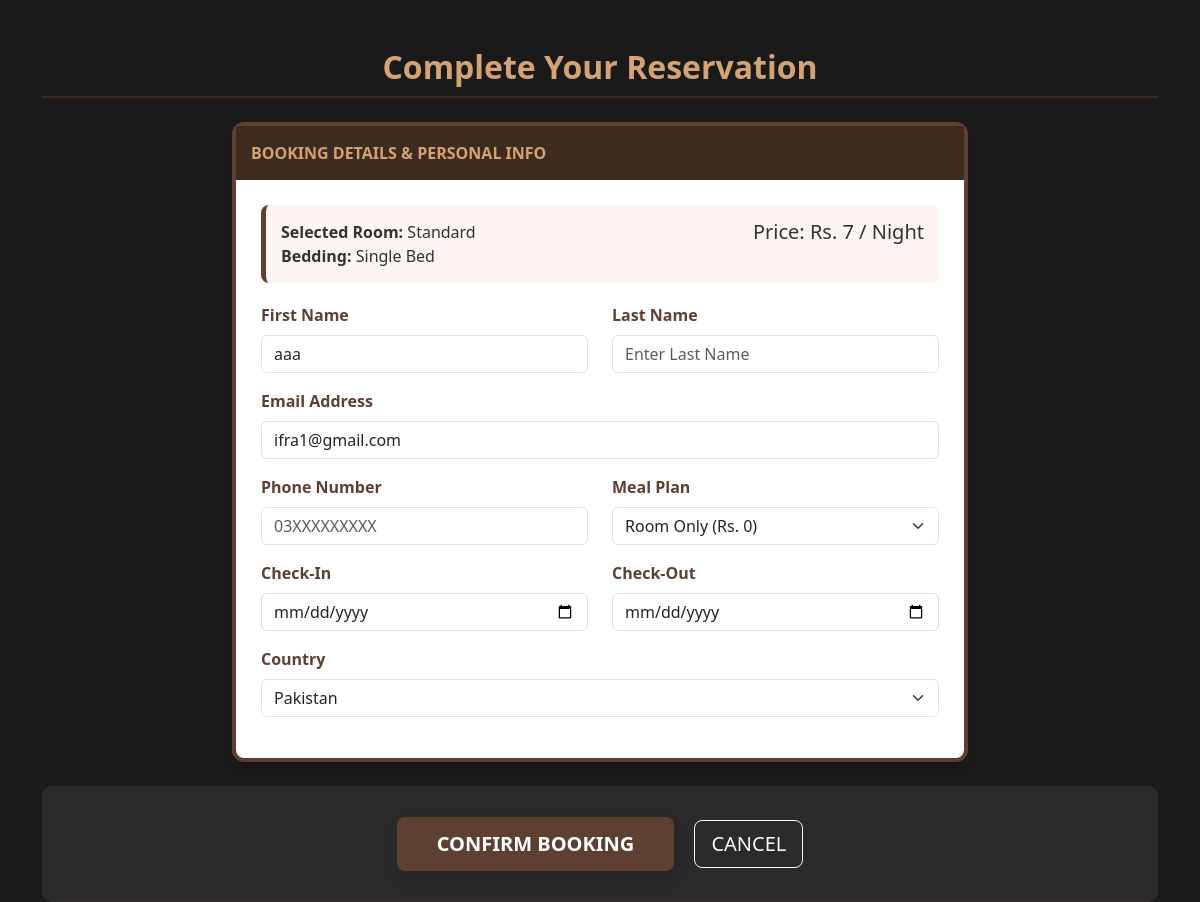
Screenshot of /reservation.php?room_id=9 (signed in) with the database file from the repository.
### tables this page shows
CREATE TABLE `rooms` (
  `id` int(11) NOT NULL,
  `room_number` varchar(50) NOT NULL,
  `room_type` varchar(50) NOT NULL,
  `bed_size` varchar(50) DEFAULT NULL,
  `price_per_night` decimal(10,2) NOT NULL,
  `status` enum('Available','Booked','Maintenance') DEFAULT 'Available',
  `description` text DEFAULT NULL
);

CREATE TABLE `users` (
  `id` int(11) NOT NULL,
  `fullname` varchar(100) NOT NULL,
  `email` varchar(100) NOT NULL,
  `password` varchar(255) NOT NULL,
  `role` varchar(20) DEFAULT 'guest',
  `created_at` timestamp NOT NULL DEFAULT current_timestamp()
);

### reservation.php (the view, shortened to what this page needs)
<?php
$con = mysqli_connect("localhost", "root", "", "hotel_db");
$login_user_id = $_SESSION['user_id'];
$user_res = mysqli_query($con, "SELECT * FROM users WHERE id = '$login_user_id'");
$user_data = mysqli_fetch_assoc($user_res);
$session_fname = $user_data['fullname'];
$session_email = $user_data['email'];
$r_id = isset($_GET['room_id']) ? $_GET['room_id'] : '';
$room_info = mysqli_query($con, "SELECT * FROM rooms WHERE id = '$r_id'");
$room_data = mysqli_fetch_assoc($room_info);
$room_price_per_night = $room_data['price_per_night'] ?? 0;
?>
<!DOCTYPE html>
<html lang="en">
<head>
    <link href="https://cdn.jsdelivr.net/npm/bootstrap@5.3.2/dist/css/bootstrap.min.css" rel="stylesheet">
</head>
<body>
<div class="container mt-5">
    <h2 class="page-header text-center mb-4">Complete Your Reservation</h2>
    <form method="post">
        <div class="row justify-content-center">
            <div class="col-md-8">
                <div class="panel shadow mb-4">
                    <div class="panel-heading">BOOKING DETAILS & PERSONAL INFO</div>
                    <div class="panel-body">
                        <div class="room-summary">
                            <div class="row">
                                <div class="col-sm-6">
                                    <strong>Selected Room:</strong> <?php echo $room_data['room_type']; ?> <br>
                                    <strong>Bedding:</strong> <?php echo $room_data['bed_size']; ?>
                                </div>
                                <div class="col-sm-6 text-sm-end">
                                    <h5 class="text-brown">Price: Rs. <?php echo number_format($room_price_per_night); ?> / Night</h5>
                                </div>
                            </div>
                        </div>
                        <div class="row">
                            <div class="col-md-6 mb-3">
                                <label class="form-label">First Name</label>
                                <input name="fname" class="form-control" value="<?php echo $session_fname; ?>" required>
                            </div>
                            <div class="col-md-6 mb-3">
                                <label class="form-label">Last Name</label>
                                <input name="lname" class="form-control" placeholder="Enter Last Name" required>
                            </div>
                        </div>
                        <div class="mb-3">
                            <label class="form-label">Email Address</label>
                            <input name="email" type="email" class="form-control" value="<?php echo $session_email; ?>" readonly>
                        </div>
                        <div class="row">
                            <div class="col-md-6 mb-3">
                                <label class="form-label">Phone Number</label>
                                <input name="phone" type="tel" class="form-control" placeholder="03XXXXXXXXX" required>
                            </div>
                            <div class="col-md-6 mb-3">
                                <label class="form-label">Meal Plan</label>
                                <select name="meal" class="form-select">
                                    <option value="Room only">Room Only (Rs. 0)</option>
                                </select>
                            </div>
                        </div>
                        <div class="row">
                            <div class="col-6 mb-3">
                                <label class="form-label">Check-In</label>
                                <input name="cin" type="date" class="form-control" min="<?php echo date('Y-m-d'); ?>" required>
                            </div>
                            <div class="col-6 mb-3">
                                <label class="form-label">Check-Out</label>
                                <input name="cout" type="date" class="form-control" min="<?php echo date('Y-m-d', strtotime('+1 day')); ?>" required>
                            </div>
                        </div>
                        <div class="mb-3">
                            <label class="form-label">Country</label>
                            <select name="country" class="form-select">
                                <option value="Pakistan">Pakistan</option>
                            </select>
                        </div>
                    </div>
                </div>
            </div>
        </div>
        <div class="text-center well">
            <button type="submit" name="submit" class="btn btn-reserve btn-lg me-3 shadow">CONFIRM BOOKING</button>
            <a href="rooms.php" class="btn btn-outline-light btn-lg">CANCEL</a>
        </div>
    </form>
</div>
</body>
</html>

### reservation.php (style rules this page uses)
body { background-color: #1a1a1a; color: #ffffff; font-family: 'Segoe UI', sans-serif; }
.page-header { color: #d4a373; border-bottom: 2px solid #3d2b1f; padding-bottom: 10px; font-weight: bold; }
.panel { background: #ffffff; color: #333; border-radius: 12px; border: 4px solid #5e4033; }
.panel-heading { background-color: #3d2b1f; color: #d4a373; padding: 15px; font-weight: bold; }
.panel-body { padding: 25px; }
.form-label { font-weight: 600; color: #5e4033; }
.btn-reserve { background-color: #5e4033; color: white; border: none; padding: 12px 40px; font-weight: bold; transition: 0.3s; }
.well { background: #2a2a2a; padding: 30px; border-radius: 10px; border: 1px solid #3d2b1f; }
.room-summary { background: #fdf5f2; padding: 15px; border-radius: 8px; margin-bottom: 20px; border-left: 5px solid #5e4033; color: #333; }

### rows the page displays
rooms: room_type "Standard", bed_size "Single Bed", price_per_night "7"
users: fname "aaa", email "ifra1@gmail.com"
